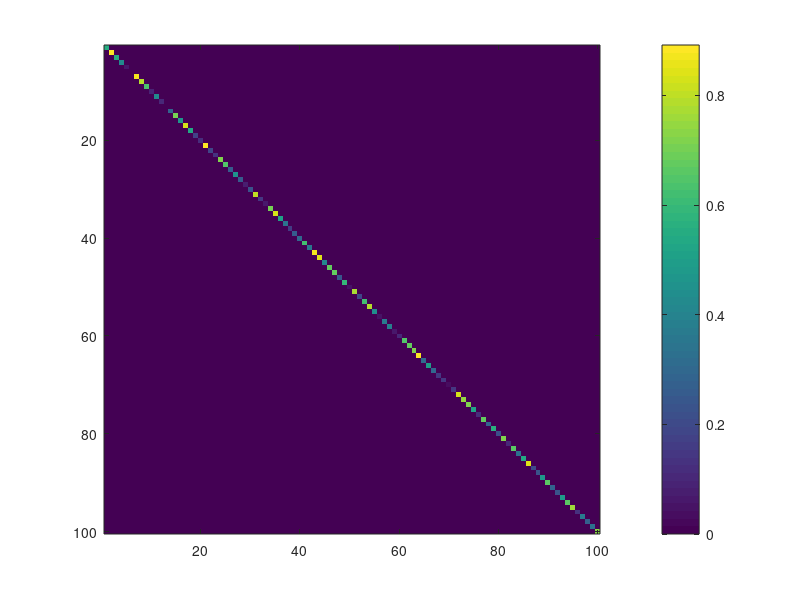

MATLAB code to generate this figure: (Note: this script raises an error after producing the figure.)

%%
N = 100;
A = diag(rand(1,N)*0.9);
B = ones(N,1);
p.num_nodes = N;
imagesc(A); colorbar; prettify
%%
g = graph_from_matrix(A);
plot(g)

%% fig2.m
%% eigendecomposition
[v,d] = eig(A);
d = diag(d);
%% make inputs with eigenvectors real, positive, & integers
scale = 10;
pats = cell(1,p.num_nodes);
dups = 0;
for i = 1 : p.num_nodes
    pats{i} = v(:,i);
    if ~isreal(d(i))
        if i < p.num_nodes &&...
                abs(d(i)) == abs(d(i+1))
            pats{i} = v(:,i) + v(:,i+1);
        elseif abs(d(i)) == abs(d(i-1))
            pats{i} = v(:,i) + v(:,i-1);
            dups = dups + 1;
        end
    end
    if find(pats{i}<0); pats{i} = -1 * pats{i}; end
    pats{i}(pats{i}<0) = 0;
    pats{i} = abs(pats{i});
    pats{i} = round(scale * pats{i});
end; clear i
%% remove duplicates
if sum(abs(pats{1} - pats{2})) > 1e-10
    d_real = d(1);
    pats_no_dup = pats(1);
else
    d_real = [];
    pats_no_dup = {};
end
for i = 2 : length(pats)
    if sum(abs(pats{i-1} - pats{i})) > 1e-10
        pats_no_dup = [pats_no_dup pats{i}];
        d_real = [d_real abs(d(i))];
    end
end; clear i
pats = pats_no_dup;
%%
[d_real_sort, idx] = sort(d_real,'descend');
%% equal prob
dur = 100; iter = 3e4;
probs = ones(1,length(pats)) / length(pats);
tic
[Y,pat] = trigger_many_avalanches(A,B,pats,probs,dur,iter);
toc
beep
%%
activity = squeeze(sum(Y,1))';
%% measure duration
duration = zeros(1,iter);
for i = 1 : iter
    if sum(activity(i,:)) > 0
        duration(i) = find(activity(i,:)>0,1,'last');
    else
        duration(i) = 0;
    end
end; clear i
%% mean duration
dur_mean = zeros(1,length(pats));
for i = 1 : length(pats)
    dur_mean(i) = mean(duration(pat==i));
end


%% plot distributions
thresh = 0.35;
clf; hold on
scatter(d(pat),duration,'.')
scatter(d,dur_mean,'filled','r')
lin = d.^(1:100)';
exp_dur = zeros(1,N);
for i = 1 : N
exp_dur(i) = find(lin(:,i)<thresh,1);
end
prettify; hold off

%% plot exp
t = 50;
clf; hold on
plot(d.^(0:t)','LineWidth',1.5)
plot(1:t,thresh*ones(1,t),'LineWidth',1.5)
hold off 
prettify

%% plot individual
n = 90;
t = 0:80;
clf; hold on
% read data
[c,e] = histcounts(duration(pat==n),length(t)-1);
bar(mean([e(1:end-1)' e(2:end)'],2),c/sum(c))
% plot((0:t)'.*(1-d(100).^(0:t)'),'LineWidth',1.5)
dead = 1-d(n).^t';
plot(t,dead,'LineWidth',1.5)
% derivative
% dead_frac = -1*d(n).^t(2:end)'.*log(d(n));
% dead_frac = -1*diff(d(n).^t');
dead_frac = scale*(1-d(n).^t(2:end)).^(scale-1)...
    .*-1.*d(n).^t(2:end).*log(d(n));
plot(t(2:end),dead_frac,'LineWidth',1.5)
legend({'durations', 'fraction dead', 'fraction dying'},'Location',...
    'southeast')
hold off; prettify
sum(dead_frac .* t(2:end))

%% predictions
pred = zeros(1,N);
t = 0:100;
for i = 1 : N
%     pred(i) = sum(-1*diff(d(n).^t).*t(2:end));
    pred(i) = sum(scale .* (1-d(i).^t).^(scale-1) .* -1 .* d(i).^t .* log(d(i)) ...
        .* t);
end; clear i

%% plot predictions
hold on
scatter(d,pred,'g')
hold off


